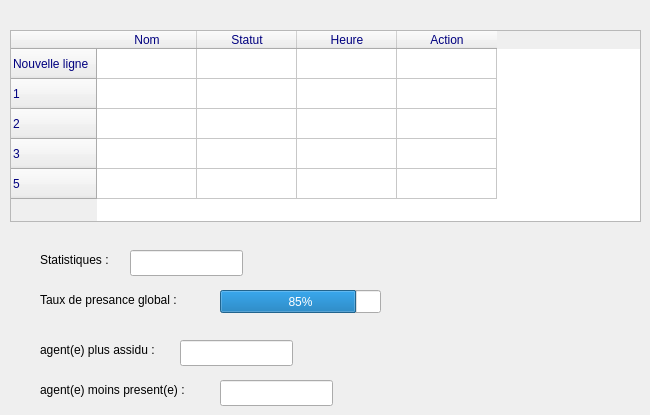
      <widget class="QWidget" name="page_16">
       <widget class="QTableWidget" name="tableWidget_7">
        <property name="geometry">
         <rect>
          <x>10</x>
          <y>30</y>
          <width>631</width>
          <height>192</height>
         </rect>
        </property>
        <property name="styleSheet">
         <string notr="true">color: rgb(0, 0, 127);</string>
        </property>
        <row>
         <property name="text">
          <string>Nouvelle ligne</string>
         </property>
        </row>
        <row>
         <property name="text">
          <string>1</string>
         </property>
        </row>
        <row>
         <property name="text">
          <string>2</string>
         </property>
        </row>
        <row>
         <property name="text">
          <string>3</string>
         </property>
        </row>
        <row/>
        <column>
         <property name="text">
          <string>Nom</string>
         </property>
        </column>
        <column>
         <property name="text">
          <string>Statut</string>
         </property>
        </column>
        <column>
         <property name="text">
          <string>Heure</string>
         </property>
        </column>
        <column>
         <property name="text">
          <string>Action</string>
         </property>
        </column>
       </widget>
       <widget class="QLabel" name="label_75">
        <property name="geometry">
         <rect>
          <x>40</x>
          <y>250</y>
          <width>141</width>
          <height>20</height>
         </rect>
        </property>
        <property name="styleSheet">
         <string notr="true">color: rgb(0, 0, 0);</string>
        </property>
        <property name="text">
         <string>Statistiques :</string>
        </property>
       </widget>
       <widget class="QLabel" name="label_76">
        <property name="geometry">
         <rect>
          <x>40</x>
          <y>290</y>
          <width>231</width>
          <height>20</height>
         </rect>
        </property>
        <property name="styleSheet">
         <string notr="true">color: rgb(0, 0, 0);</string>
        </property>
        <property name="text">
         <string>Taux de presance global :</string>
        </property>
       </widget>
       <widget class="QLabel" name="label_77">
        <property name="geometry">
         <rect>
          <x>40</x>
          <y>340</y>
          <width>171</width>
          <height>20</height>
         </rect>
        </property>
        <property name="styleSheet">
         <string notr="true">color: rgb(0, 0, 0);</string>
        </property>
        <property name="text">
         <string>agent(e) plus assidu :</string>
        </property>
       </widget>
       <widget class="QLabel" name="label_78">
        <property name="geometry">
         <rect>
          <x>40</x>
          <y>380</y>
          <width>191</width>
          <height>20</height>
         </rect>
        </property>
        <property name="styleSheet">
         <string notr="true">color: rgb(0, 0, 0);</string>
        </property>
        <property name="text">
         <string>agent(e) moins present(e) :</string>
        </property>
       </widget>
       <widget class="QLineEdit" name="lineEdit_26">
        <property name="geometry">
         <rect>
          <x>130</x>
          <y>250</y>
          <width>113</width>
          <height>26</height>
         </rect>
        </property>
       </widget>
       <widget class="QLineEdit" name="lineEdit_27">
        <property name="geometry">
         <rect>
          <x>180</x>
          <y>340</y>
          <width>113</width>
          <height>26</height>
         </rect>
        </property>
       </widget>
       <widget class="QLineEdit" name="lineEdit_28">
        <property name="geometry">
         <rect>
          <x>220</x>
          <y>380</y>
          <width>113</width>
          <height>26</height>
         </rect>
        </property>
       </widget>
       <widget class="QProgressBar" name="progressBar_2">
        <property name="geometry">
         <rect>
          <x>220</x>
          <y>290</y>
          <width>161</width>
          <height>23</height>
         </rect>
        </property>
        <property name="value">
         <number>85</number>
        </property>
       </widget>
      </widget>
